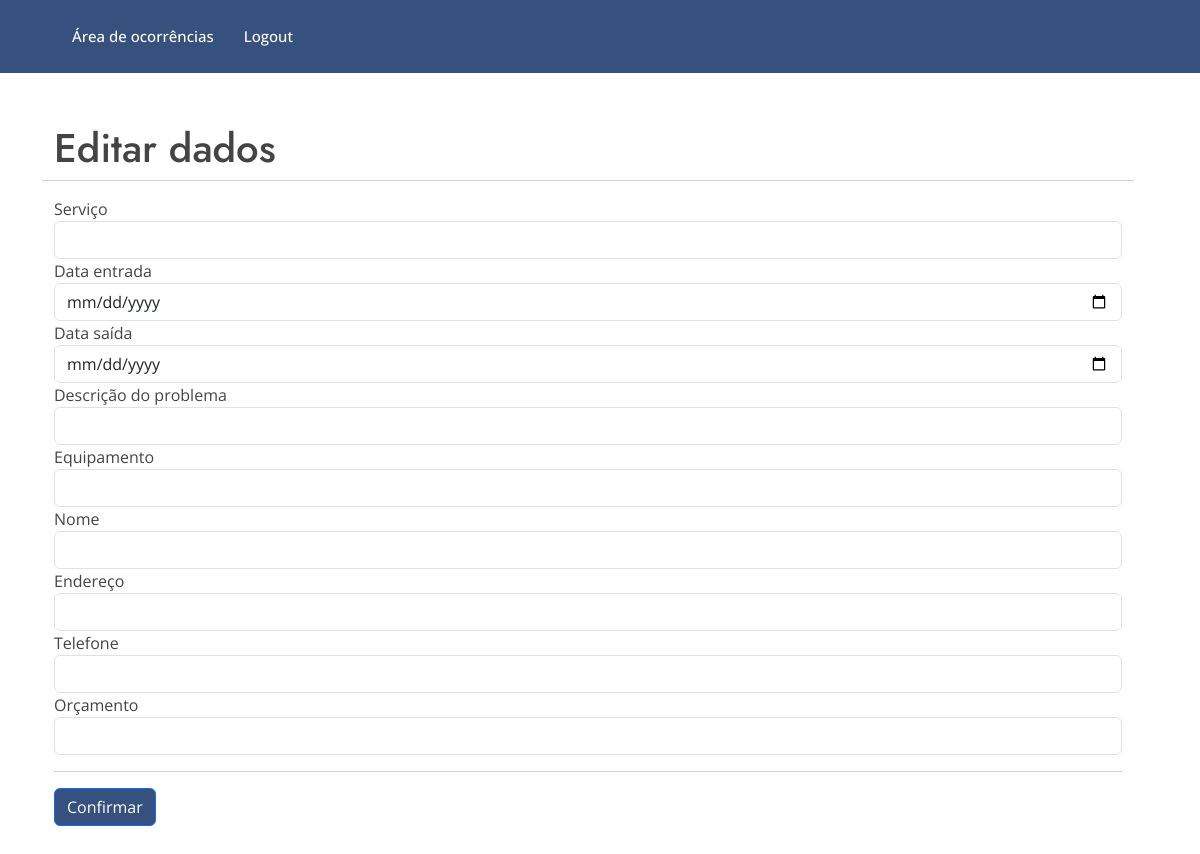
Before: /edit_user/3 with the older database file.
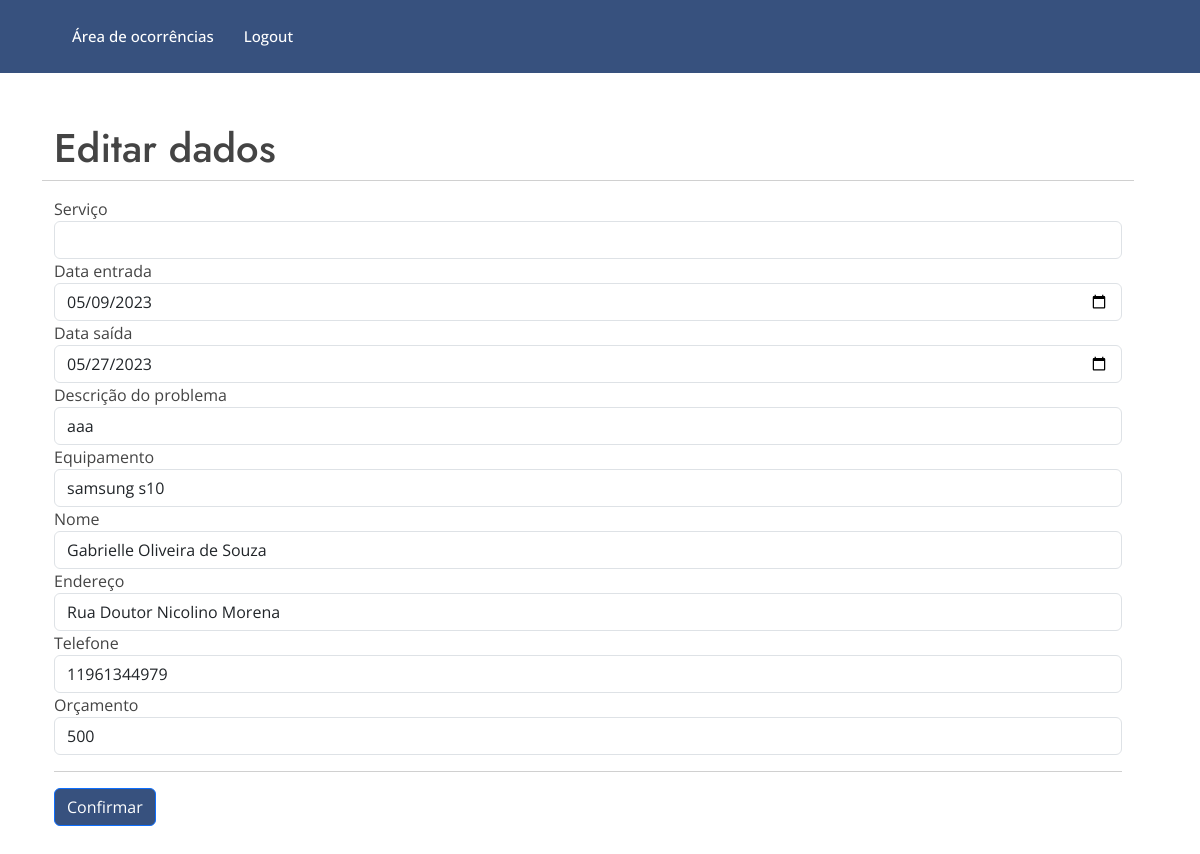
After: the same page with the newer database file.
### src/models.py (models this page shows)
class Client(db.Model):
    id = db.Column(db.Integer, primary_key=True, autoincrement=True)
    servico = db.Column(db.String(100))
    dentrada = db.Column(db.String(50))
    dsaida = db.Column(db.String(50))
    descricao = db.Column(db.String(200))
    equipamento = db.Column(db.String(100))
    nome = db.Column(db.String(150))
    endereco = db.Column(db.String(200))
    fone = db.Column(db.String(200) )
    orcamento = db.Column(db.String(60))

### src/main.py (the view, shortened to what this page needs)
@main.route('/edit_user/<string:id>', methods=["POST","GET"]) # reconhecerá o usuário quando passar o id
def edit_user(id):
    data = Client.query.filter_by(id=id).first()
    return render_template("edit_user.html", datas=data)

### src/template/edit_user.html (shortened to what this page needs)
{% extends 'layout.html' %}
{% block body %}
<main id="main">
  <section id="about" class="about" style="width: 100%">
    <div class="container py-5 h-100" data-aos="fade-up">
      <div class="row">
        <div class="row d-flex align-items-center justify-content-center h-100">
          <h1>Editar dados</h1>
          <hr />
          <form
            method="post"
            action="{{url_for('main.edit_user',id=datas.id)}}"
          >
            <div class="form group">
              <label>Serviço</label>
              <input
                type="number"
                name="servico"
                maxlength="8"
                oninput="javascript: if (this.value.length > this.maxLength) this.value = this.value.slice(0, this.maxLength);"
                required
                class="form-control"
                value="{{datas.servico}}"
              />
            </div>
            <div class="form group">
              <label>Data entrada</label>
              <input
                type="date"
                id="dentrada"
                name="dentrada"
                maxlength="10"
                required
                class="form-control"
                value="{{datas.dentrada}}"
              />
            </div>
            <div class="form group">
              <label>Data saída</label>
              <input
                type="date"
                id="dsaida"
                name="dsaida"
                maxlength="20"
                class="form-control"
                value="{{datas.dsaida}}"
              />
            </div>
            <div class="form group">
              <label>Descrição do problema</label>
              <input
                type="text"
                name="descricao"
                maxlength="60"
                required
                class="form-control"
                value="{{datas.descricao}}"
              />
            </div>
            <div class="form group">
              <label>Equipamento</label>
              <input
                type="text"
                name="equipamento"
                maxlength="30"
                required
                class="form-control"
                value="{{datas.equipamento}}"
              />
            </div>
            <div class="form group">
              <label>Nome</label>
              <input
                type="text"
                name="nome"
                maxlength="50"
                required
                class="form-control"
                value="{{datas.nome}}"
              />
            </div>
            <div class="form group">
              <label>Endereço</label>
              <input
                type="text"
                name="endereco"
                maxlength="50"
                required
                class="form-control"
                value="{{datas.endereco}}"
              />
            </div>
            <div class="form group">
              <label>Telefone</label>
              <input
                type="number"
                name="fone"
                maxlength="14"
                required
                oninput="javascript: if (this.value.length > this.maxLength) this.value = this.value.slice(0, this.maxLength);"
                class="form-control"
                value="{{datas.fone}}"
              />
            </div>
            <div class="form group">
              <label>Orçamento</label>
              <input
                type="number"
                name="orcamento"
                maxlength="200"
                required
                class="form-control"
                value="{{datas.orcamento}}"
              />
            </div>
            <hr>
            <input type="submit" value="Confirmar" class="btn btn-primary" style="background-color: #37517E;"/>
          </form>
        </div>
      </div>
    </div>
  </section>
  {% endblock %}

Changed rows visible on the page:
added Client: dentrada "05/09/2023", dsaida "05/27/2023", descricao "aaa", equipamento "samsung s10", nome "Gabrielle Oliveira de Souza", endereco "Rua Doutor Nicolino Morena", fone "11961344979", orcamento "500"
